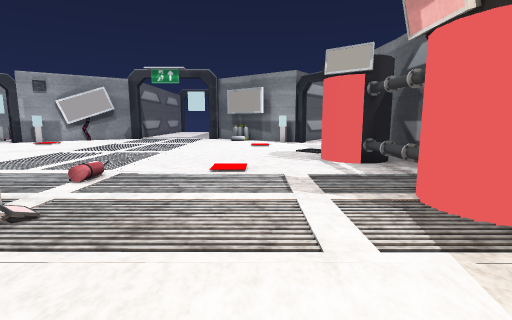
View 1 (above)

24 first-person views from a walk through a 3-D level made in the Unity game engine. The camera is 1.4 m above the floor, tilts 8° down and sees 85° across. Doors are open. The floor is counted in squares, 1 m on a side. Each view is taken from the middle of a square. On the plan, view 1 faces up. The plan holds only what a view shows up to about 14 squares ahead; the rest is blank. The place goes on beyond the plan. The player character is not drawn. Some surface patterns are stand-ins.

View 2
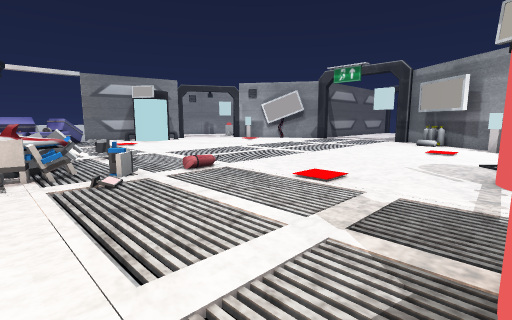

View 3
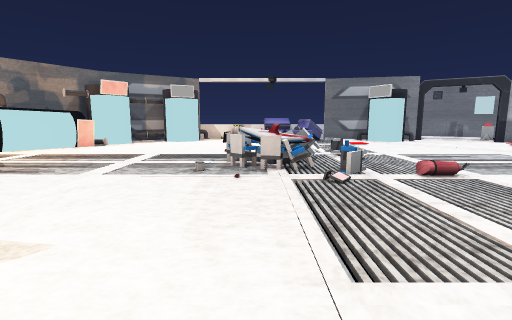

View 4
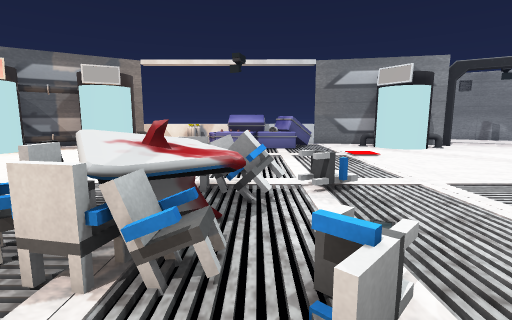

View 5
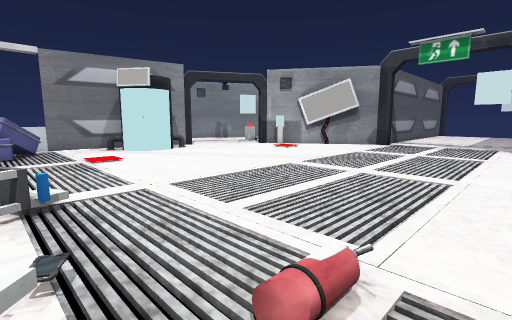

View 6
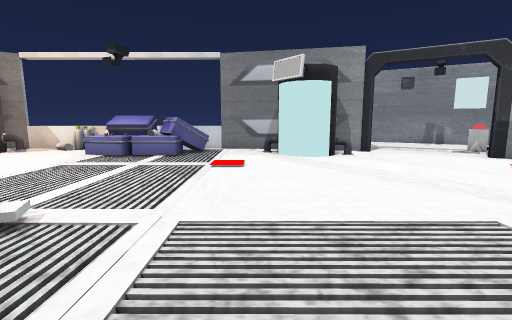

View 7
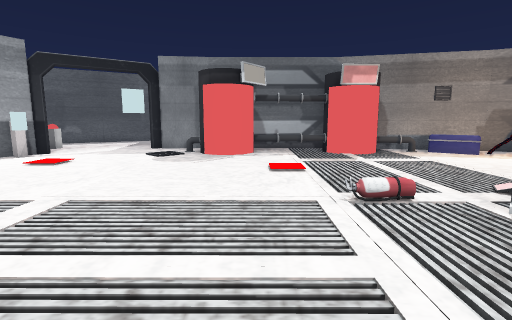

View 8
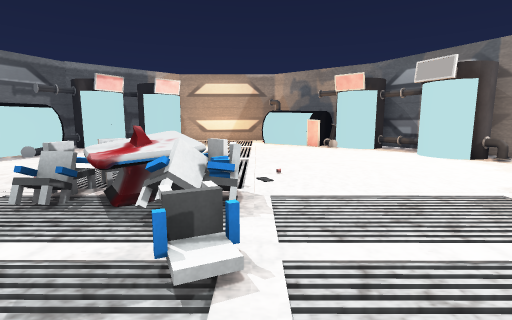

View 9
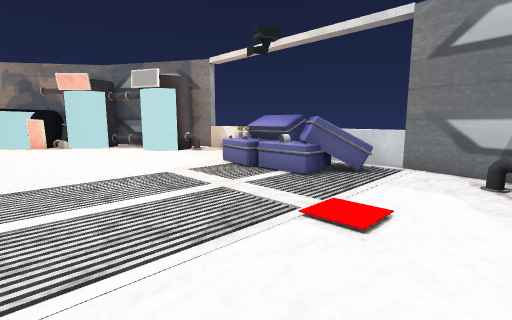

View 10
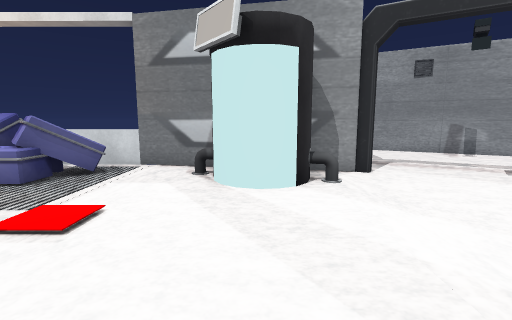

View 11
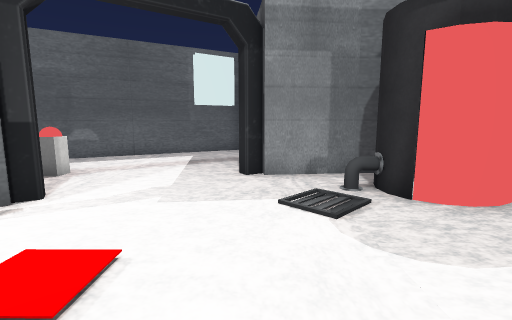

View 12
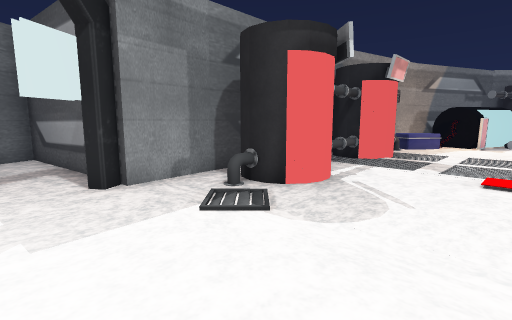

View 13
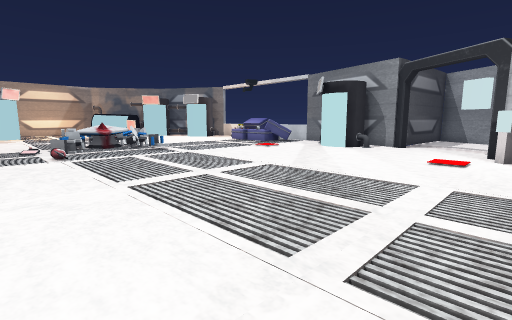

View 14
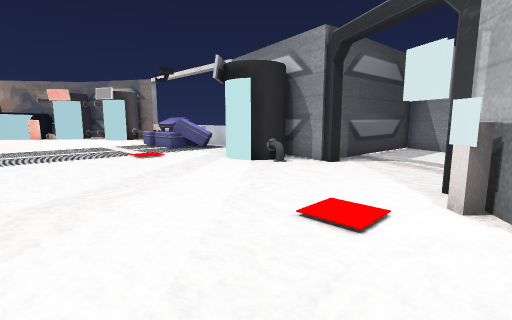

View 15
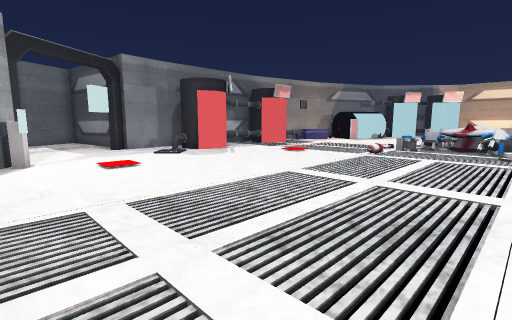

View 16
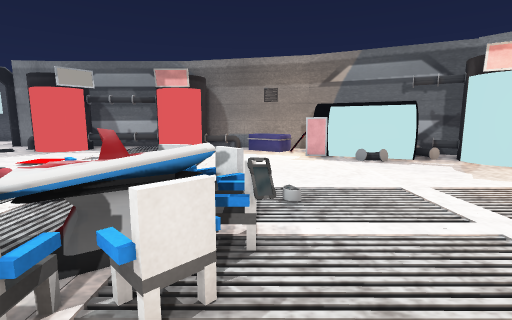

View 17
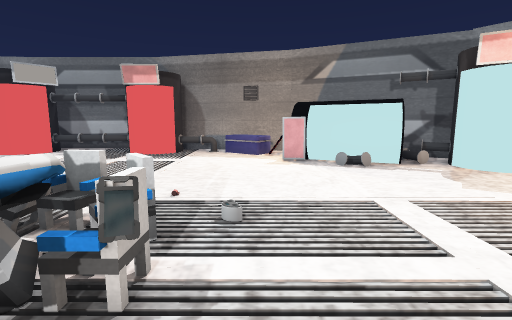

View 18
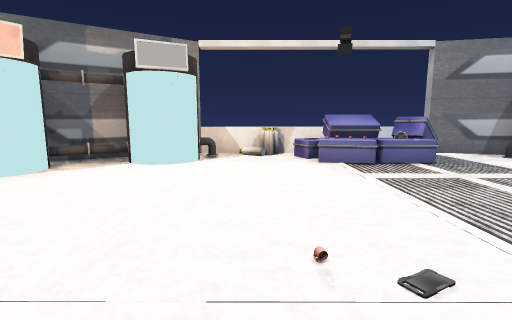

View 19
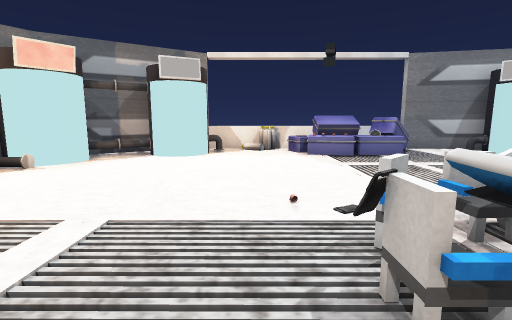

View 20
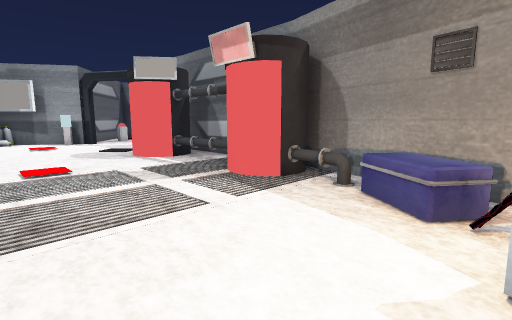

View 21
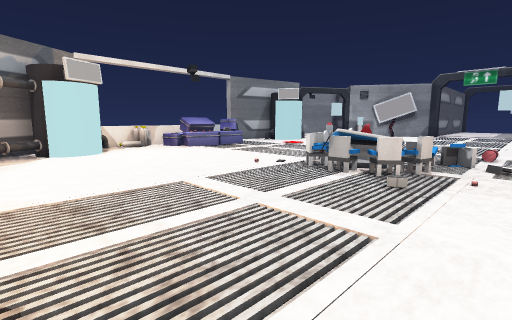

View 22
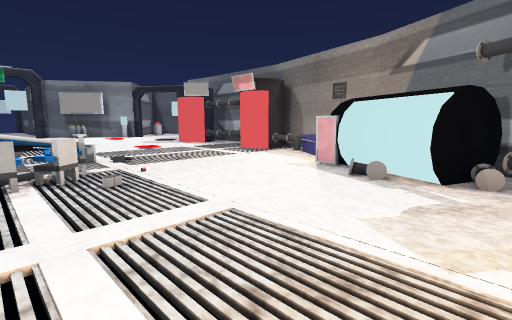

View 23
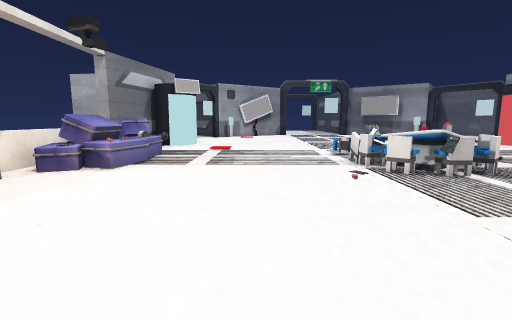

View 24
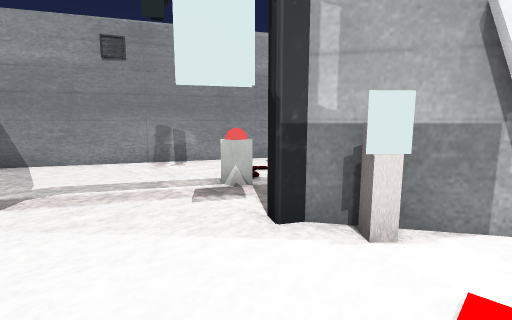

### Floor plan
Points are (right, up) in squares from view 1. A wall is a line through its corners. A room is listed if a view was taken in it or the views show most of it. See-through windows are left out.
Room 1 (views 1, 2, 3, 4, 5, 6, 7, 8, 9, 10, 11, 12, 13, 14, 15, 16, 17, 18, 19, 20, 21, 22, 23, 24)
walls: (0.9, -1.9) (1.1, -1.3); (3.3, 11.4) (3.7, 11.5) (4.2, 11.3); (4.4, 3.5) (4, 3.5) (3.5, 3.6); (-18.9, 7.4) (-18.9, 1.5); (-17.2, 12.3) (-16.7, 12.3) (-16.2, 12.2) (-15.8, 11.8); (-18.2, 10.8) (-18.9, 7.3); (5.4, 8.1) (5.4, 11.3) (5.2, 13.8); (-17.5, 13.8) (-18, 11.6); (-17.4, -2.1) (-16.7, -2); (-17.4, 14.1) (-17.7, 13.7); (4, -1.7) (5.3, 4.1); (-18.9, -0.4) (-18.9, -2.3) (-18.4, -3.3); (-16, -4.1) (-16.5, -4.3) (-16.9, -4.4); (3.6, -2.6) (4, -1.5); (1.8, -5.5) (-0.4, -4.5); (5.4, 13.8) (5.1, 14.3); (-13.5, 19.2) (-15.2, 18.1) (-15.4, 17.8) (-15.7, 18); (-15.4, -6.2) (-14.9, -5.9); (-17.8, -4.3) (-16.5, -6.5); (1.7, -6.5) (2.4, -5.1); (2.5, 18.1) (0.5, 19.5); (2.9, 17.8) (2.6, 18.3)
ways out: opening at (-17, 17); opening at (5, 15); open door at (-17, 15); open door at (3.6, 16.8)
objects: other object (-19, 0); tank (-19, 1); pipe (-18, -2); tank (-18, 1); other object (-18, 2); other object (-18, 3) to (-17, 4); other object (-18, 4) to (-17, 5); other object (-18, 6) to (-17, 7); other object (-17, 2); other object (-17, 3); pipe (-17, 10); pipe (-16, -6); pipe (-16, -5); other object (-16, -3) to (-16, -2); other object (-16, 2); other object (-16, 3); other object (-16, 4); other object (-16, 5); other object (-16, 6); other object (-16, 10) to (-16, 11); pipe (-16, 13); other object (-14, -6); other object (-14, 18); other object (-13, 19); chair (-9, 3); chair (-9, 5) to (-8, 5); chair (-8, 1); chair (-8, 3); chair (-8, 4) to (-7, 4); chair (-7, 1) to (-6, 1); table (-7, 2) to (-6, 3); chair (-6, 2); chair (-5, 2); chair (-5, 3); chair (-5, 4) to (-4, 5); flashlight (-4, 4); other object (-1, -6); pipe (0, -6) to (1, -6); other object (0, -4) to (0, -3); monitor (1, -1); other object (2, -1); other object (2, -1) to (4, 1); other object (2, 9) to (3, 11); other object (2, 18); other object (3, 4) to (3, 5); pipe (4, 2); pipe (4, 3); pipe (4, 6) to (4, 7); pipe (4, 8); pipe (4, 9); pipe (4, 12)

Where each view was taken, in squares from view 1:
view 1: 0 up, 0 right, facing up
view 2: 2 up, 3 right, facing up-left
view 3: 2 up, 3 right, facing left
view 4: 4 up, 3 left, facing left
view 5: 5 up, 3 left, facing up-left
view 6: 9 up, 5 left, facing left
view 7: 9 up, 9 left, facing right
view 8: 8 up, 9 left, facing down
view 9: 10 up, 10 left, facing down-left
view 10: 11 up, 10 left, facing left
view 11: 14 up, 2 left, facing right
view 12: 16 up, 1 left, facing down-right
view 13: 19 up, 2 left, facing down-left
view 14: 19 up, 9 left, facing down-left
view 15: 19 up, 9 left, facing down-right
view 16: 1 up, 10 left, facing right
view 17: 0 up, 9 left, facing right
view 18: 0 up, 7 left, facing left
view 19: 0 up, 5 left, facing left
view 20: 1 down, 2 left, facing up-right
view 21: 6 down, 3 left, facing up-left
view 22: 6 down, 7 left, facing up-right
view 23: 6 down, 12 left, facing up
view 24: 15 up, 13 left, facing up-left
